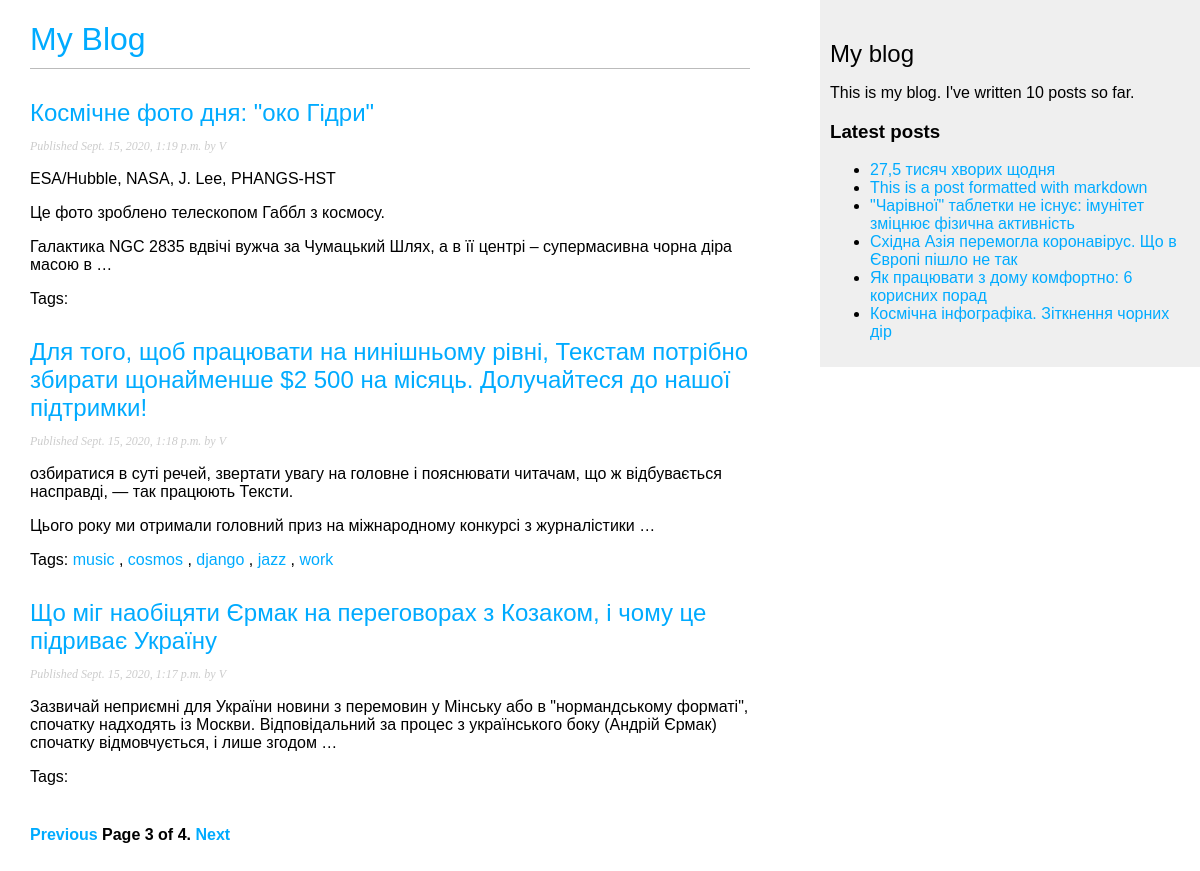
/?page=3, run on the app's committed database.
### blog/models.py (models this page shows, shortened)
class Post(models.Model):
    STATUS_CHOICES = (('draft', 'Draft'), ('published', 'Published'),)
    title = models.CharField(max_length=250)
    slug = models.SlugField(max_length=250, unique_for_date='publish')
    author = models.ForeignKey(User, on_delete=models.CASCADE, related_name='blog_posts')
    body = models.TextField()
    publish = models.DateTimeField(default=timezone.now)
    created = models.DateTimeField(auto_now_add=True)
    updated = models.DateTimeField(auto_now=True)
    status = models.CharField(max_length=10, choices=STATUS_CHOICES, default='draft')
    objects = models.Manager()  # Менеджер по умолчанию.
    published = PublishedManager() # Наш новый менеджер.
    tag = TaggableManager()
    class Meta:
        ordering = ('-publish',)
    def get_absolute_url(self):
        return reverse('blog:post_detail',
                       args=[self.publish.year, self.publish.month, self.publish.day, self.slug])

### blog/views.py (the view)
# urls.py: path('', views.post_list, name='post_list'),
def post_list(request, tag_slug=None):
    object_list = Post.published.all()
    tag = None
    paginator = Paginator(object_list, 3)  # По 3 статьи на каждой странице.
    page = request.GET.get('page')
    if tag_slug:
        tag = get_object_or_404(Tag, slug=tag_slug)
        object_list = object_list.filter(tag__in=[tag])
        paginator = Paginator(object_list, 2)
    try:
        posts = paginator.page(page)
    except PageNotAnInteger:
        posts = paginator.page(1)  # Если указанная страница не является целым числом.
    except EmptyPage:
        posts = paginator.page(paginator.num_pages)  # Если указанный номер больше, чем всего страниц, возвращаем последнюю.
    return render(request, 'blog/post/list.html', {'page': page, 'posts': posts, 'tag': tag})

### blog/models.py (called while the page is built)
    def get_queryset(self):
        return super().get_queryset().filter(status='published')

### blog/templatetags/blog_tags.py (called while the page is built)
@register.simple_tag
def total_posts():
    return Post.published.count()

@register.inclusion_tag('blog/post/latest_posts.html')
def show_latest_posts(count=5):
    latest_posts = Post.published.order_by('-publish')[:count]
    return {'latest_posts': latest_posts}

@register.filter(name='markdown')
def markdown_format(text):
    return mark_safe(markdown.markdown(text))

### blog/templates/blog/post/list.html (shortened to what this page needs)
{% extends "blog/base.html" %}
{% load blog_tags%}
{% block content %}
<h1><a href="{{'/' }}">My Blog </a></h1>
{% for post in posts %}
    <h2>
    <a href="{{ post.get_absolute_url }}">{{ post.title }}</a>
    </h2>
    <p class="date">Published {{ post.publish }} by {{ post.author }}</p>
    {{ post.body| markdown|truncatewords_html:30 }}
    <p class="tags">
        Tags:
        {% for tag in post.tag.all %}
        <a href="{% url 'blog:post_list_by_tag' tag.slug %}">
        {{ tag.name }}
        </a>
        {% if not forloop.last %}, {% endif %}
        {% endfor %}
        </p>
{% endfor %}
{% include "blog/post/pagination.html" with page=posts %}
{% endblock %}

### blog/templates/blog/post/latest_posts.html
<ul>
{% for post in latest_posts %}
<li><a href="{{ post.get_absolute_url }}">{{ post.title }}</a></li>
{% endfor %}
</ul>

### blog/static/css/blog.css (style rules this page uses)
body { margin:0; padding:0; font-family:helvetica, sans-serif; }
a { color:#00abff; text-decoration:none; }
h1 { font-weight:normal; border-bottom:1px solid #bbb; padding:0 0 10px 0; }
h2 { font-weight:normal; margin:30px 0 0; }
p.date { color:#ccc; font-family: georgia, serif; font-size: 12px; font-style: italic; }

### data on the page
Post: title "Космічне фото дня: \"око Гідри\"", publish "Sept. 15, 2020, 1:19 p.m.", author "V", body "ESA/Hubble, NASA, J. Lee, PHANGS-HST Це фото зроблено телескопом Габбл з космосу. Галактика NGC 2835 вдвічі вужча за Чумацький Шлях, а в її центрі – супермасивна чорна діра масою в …"
Post: title "Для того, щоб працювати на нинішньому рівні, Текстам потрібно збирати щонайменше $2 500 на місяць. Долучайтеся до нашої підтримки!", publish "Sept. 15, 2020, 1:18 p.m.", author "V", body "озбиратися в суті речей, звертати увагу на головне і пояснювати читачам, що ж відбувається насправді, — так працюють Тексти. Цього року ми отримали головний приз на міжнародному конкурсі з журналістики …"
Tag: name "music"
Tag: name "cosmos"
Tag: name "django"
Tag: name "jazz"
Tag: name "work"
Post: title "Що міг наобіцяти Єрмак на переговорах з Козаком, і чому це підриває Україну", publish "Sept. 15, 2020, 1:17 p.m.", author "V", body "Зазвичай неприємні для України новини з перемовин у Мінську або в \"нормандському форматі\", спочатку надходять із Москви. Відповідальний за процес з українського боку (Андрій Єрмак) спочатку відмовчується, і лише згодом …"
Post: title "27,5 тисяч хворих щодня"
Post: title "This is a post formatted with markdown"
Post: title "\"Чарівної\" таблетки не існує: імунітет зміцнює фізична активність"
Post: title "Східна Азія перемогла коронавірус. Що в Європі пішло не так"
Post: title "Як працювати з дому комфортно: 6 корисних порад"
Post: title "Космічна інфографіка. Зіткнення чорних дір"

### other printed values
{{ page.number }} "3"
{{ page.paginator.num_pages }} "4"
